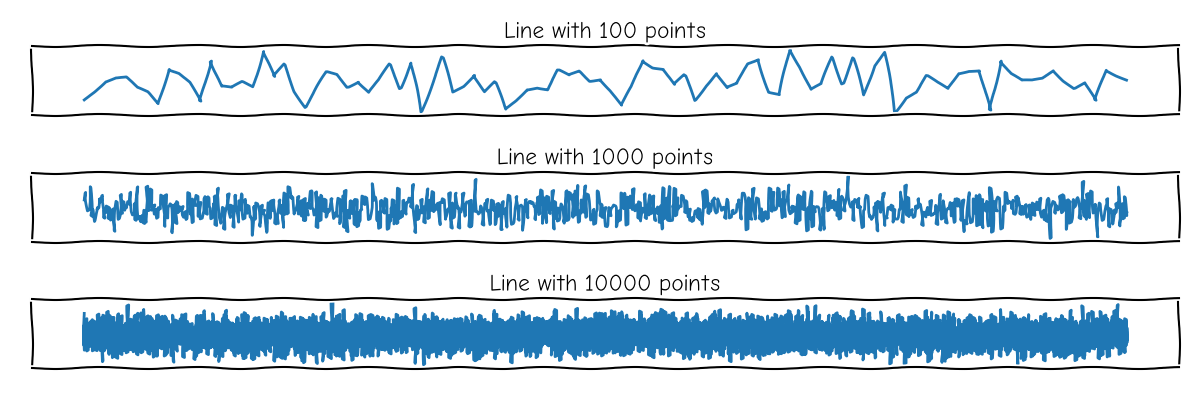

Python code for this plot:
import matplotlib.pyplot as plt
import numpy as np


with plt.xkcd():
    rng = np.random.default_rng(30941)

    fig, axes = plt.subplots(nrows=3, figsize=(12, 4))
    for ax, n in zip(axes, [100, 1000, 10000]):
        x = np.linspace(0.0, 1.0, n)
        y = rng.standard_normal(n)

        ax.plot(x, y)
        ax.set_title(f"Line with {n} points")
        ax.set_xticks([])
        ax.set_yticks([])
    fig.tight_layout()
    fig.savefig("overplotting.png")
